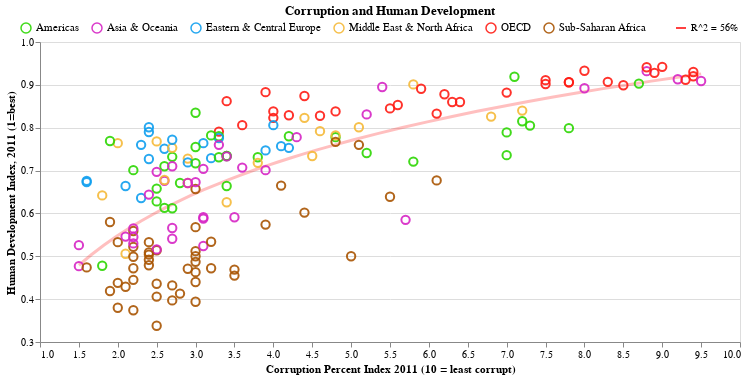

This figure's notebook cell:
### Markdown cell above
# Mudanças e Iteratividade

Mudanças que quero fazer:

+ Particularmente eu não gosto muito desse arranjo de cores, vou fazer algumas alterações consultando a ferramenta do AdobeColor
+ Colocar uma tooltip que mostra o nome do pais, IDH e o Indice de Corrupção.
+ Colocar destaque em paises de determinado continente quando selecionado na legenda.

### Code cell
selection = alt.selection_multi(fields=['region'], bind='legend')
scales = alt.selection_interval(bind='scales')

base_int = alt.Chart(df, title ='Corruption and Human Development').encode(
    x = alt.X('CPI:Q',title='Corruption Percent Index 2011 (10 = least corrupt)',
              scale=alt.Scale(zero=False),axis=alt.Axis(grid=False)),
    y = alt.Y('IDH:Q', title = 'Human Development Index, 2011 (1=best)',scale=alt.Scale(zero=False,domain =[.3,1])),
    ).properties(
    width=700,
    height=300,
)

points_int = base_int.mark_point(size=70).encode(color = alt.Color('region',scale=alt.Scale(
        range =[ "#2CD602","#D625C4",'#0F9FEE',"#F5B938", "#FF1C14", "#A85402", "#ff6347"]
        ),legend=alt.Legend(
        orient='none',
        legendY=-20,
        legendX=-20,
        direction='horizontal',
        title=None,
        labelFontSize = 11)),
        opacity=alt.condition(selection, alt.value(.9), alt.value(0.1)),                                                       
        tooltip =['country','CPI','IDH','region']
        ).add_selection(
    selection,
    scales
    )

curve_int = base_int.mark_line(
    color='red',
    size=3
).transform_regression(
    'CPI',    
    'IDH',
    method='log'
).encode(opacity=alt.Opacity('line',legend=alt.Legend(orient='none',legendY=-20,legendX=635,direction='horizontal',
        title=None,values=['R^2 = 56%']),scale=alt.Scale(type='ordinal', range=[0.25])))



curve_int + points_int

### Figure 1 — Vega-Lite specification as saved in the notebook (floating-point values rounded to 4 significant figures; data arrays with more than 128 entries replaced by an {"elided": "..."} marker saying what was removed)
{"config": {"view": {"continuousWidth": 400, "continuousHeight": 300}}, "layer": [{"mark": {"type": "line", "color": "red", "size": 3}, "encoding": {"opacity": {"type": "nominal", "field": "line", "legend": {"direction": "horizontal", "legendX": 635, "legendY": -20, "orient": "none", "title": null, "values": ["R^2 = 56%"]}, "scale": {"range": [0.25], "type": "ordinal"}}, "x": {"type": "quantitative", "axis": {"grid": false}, "field": "CPI", "scale": {"zero": false}, "title": "Corruption Percent Index 2011 (10 = least corrupt)"}, "y": {"type": "quantitative", "field": "IDH", "scale": {"domain": [0.3, 1], "zero": false}, "title": "Human Development Index, 2011 (1=best)"}}, "height": 300, "title": "Corruption and Human Development", "transform": [{"on": "CPI", "regression": "IDH", "method": "log"}], "width": 700}, {"mark": {"type": "point", "size": 70}, "encoding": {"color": {"type": "nominal", "field": "region", "legend": {"direction": "horizontal", "labelFontSize": 11, "legendX": -20, "legendY": -20, "orient": "none", "title": null}, "scale": {"range": ["#2CD602", "#D625C4", "#0F9FEE", "#F5B938", "#FF1C14", "#A85402", "#ff6347"]}}, "opacity": {"condition": {"value": 0.9, "selection": "selector003"}, "value": 0.1}, "tooltip": [{"type": "nominal", "field": "country"}, {"type": "quantitative", "field": "CPI"}, {"type": "quantitative", "field": "IDH"}, {"type": "nominal", "field": "region"}], "x": {"type": "quantitative", "axis": {"grid": false}, "field": "CPI", "scale": {"zero": false}, "title": "Corruption Percent Index 2011 (10 = least corrupt)"}, "y": {"type": "quantitative", "field": "IDH", "scale": {"domain": [0.3, 1], "zero": false}, "title": "Human Development Index, 2011 (1=best)"}}, "height": 300, "selection": {"selector003": {"type": "multi", "fields": ["region"], "bind": "legend"}, "selector004": {"type": "interval", "bind": "scales"}}, "title": "Corruption and Human Development", "width": 700}], "data": {"name": "data-f53209f20b8ea75aa8d1a9c13dea7727"}, "$schema": "https://vega.github.io/schema/vega-lite/v4.8.1.json", "datasets": {"data-f53209f20b8ea75aa8d1a9c13dea7727": {"elided": "176 records"}}}
